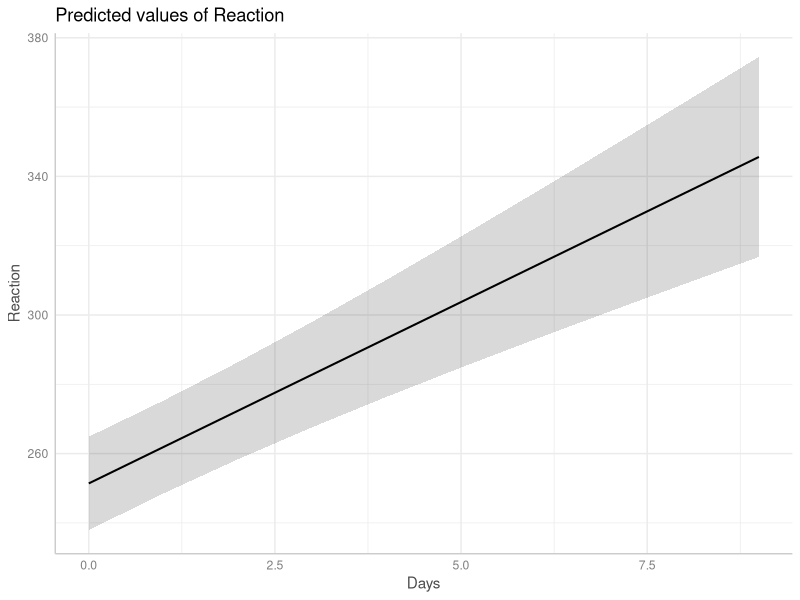
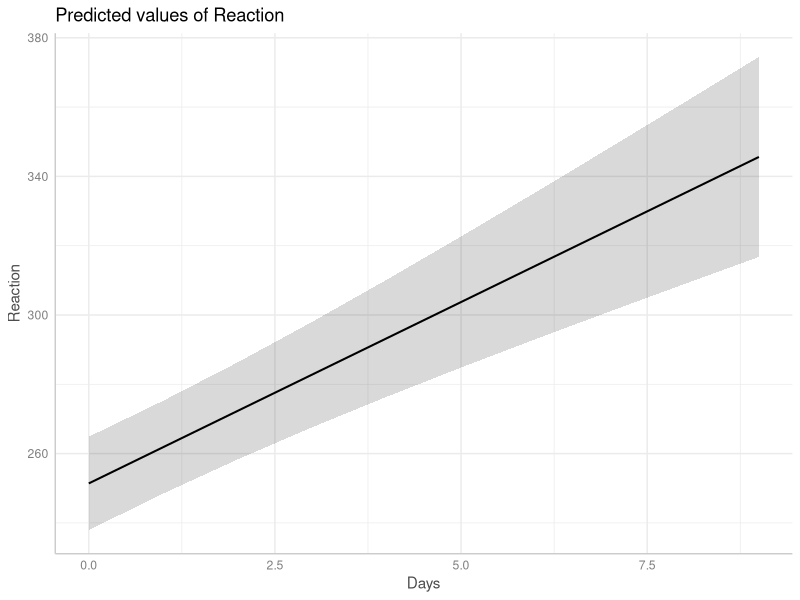
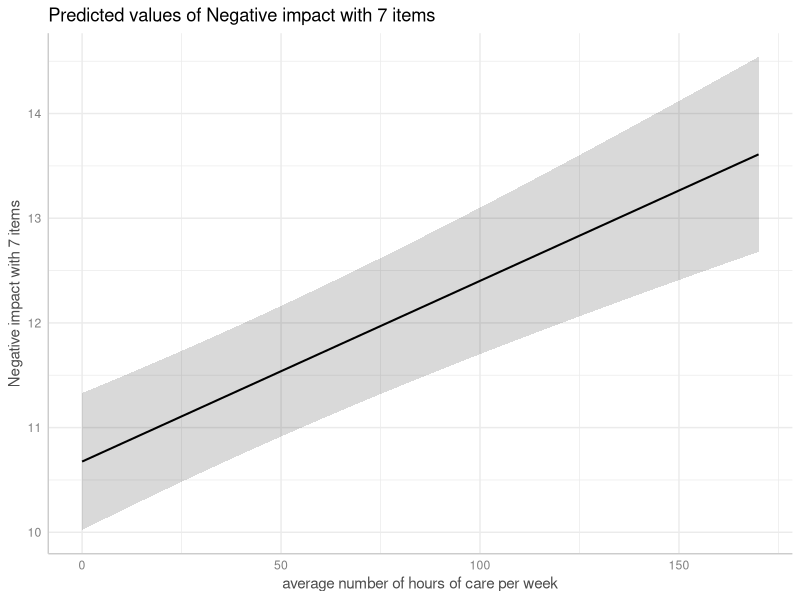
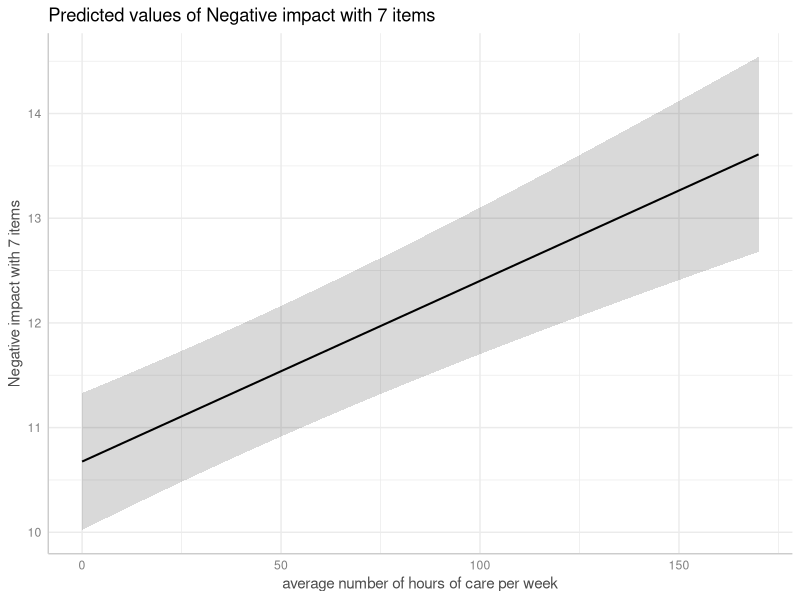
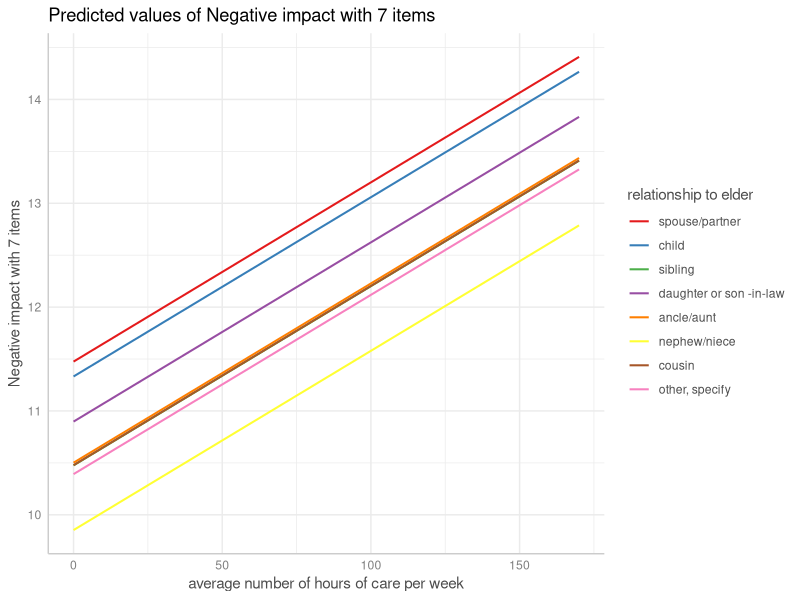
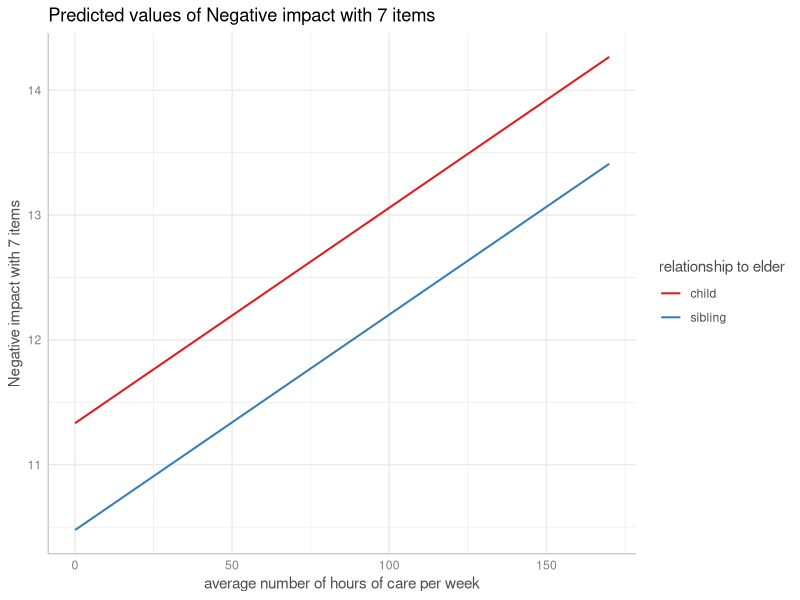
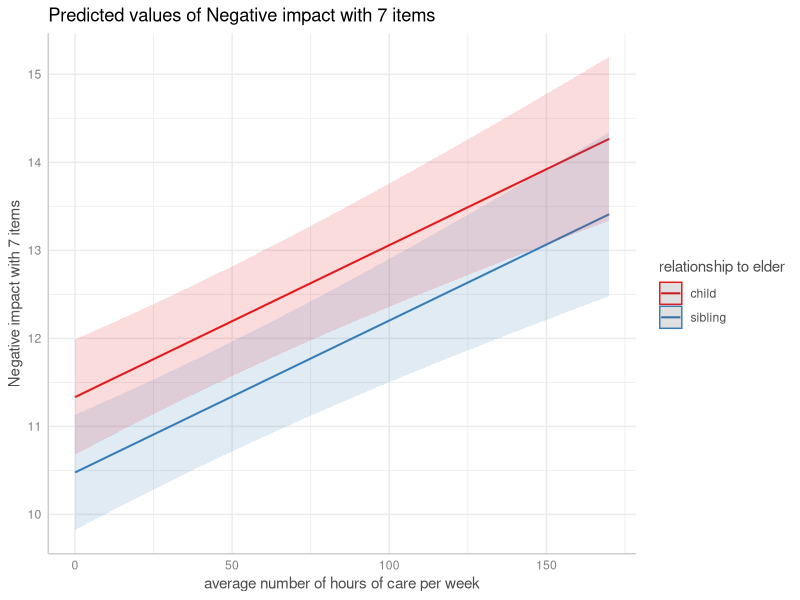
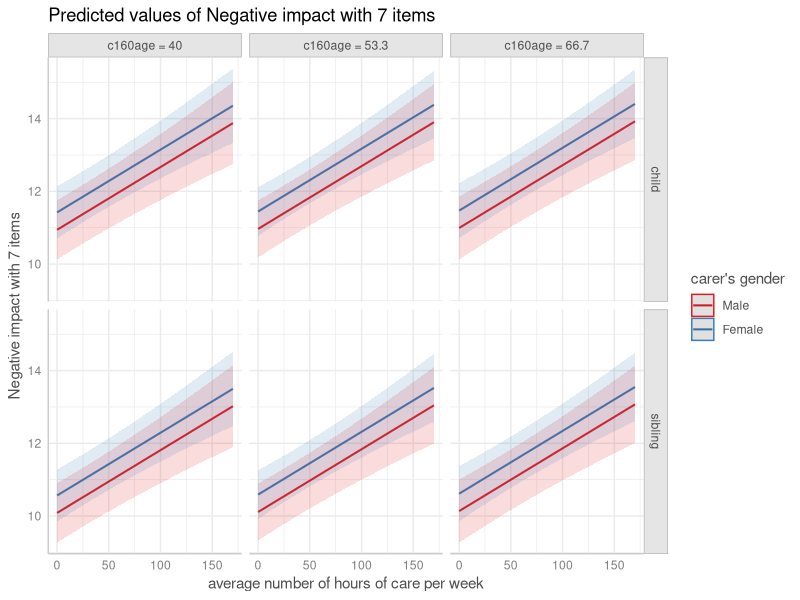

These figures' R source, in order:
## ---- chunk 1
knitr::opts_chunk$set(collapse = TRUE, comment = "#>", dev = "png", fig.width = 7, fig.height = 4, message = FALSE, warning = FALSE)
options(width = 800)
dev_version <- length(strsplit(packageDescription("ggeffects")$Version, ".", fixed = TRUE)[[1]]) > 3
if (!requireNamespace("ggplot2", quietly = TRUE) ||
    !requireNamespace("lme4", quietly = TRUE) ||
    !requireNamespace("glmmTMB", quietly = TRUE) ||
    !requireNamespace("sjlabelled", quietly = TRUE)) {
  knitr::opts_chunk$set(eval = FALSE)
}
## ---- chunk 2
library(ggeffects)
library(lme4)
data(sleepstudy)
m <- lmer(Reaction ~ Days + (1 + Days | Subject), data = sleepstudy)

pr <- ggpredict(m, "Days")
pr
plot(pr)
## ---- chunk 3
pr <- ggpredict(m, "Days", type = "random")
pr
plot(pr)
## ---- chunk 4
ggpredict(m, "Days", type = "random", condition = c(Subject = 330))
## ---- chunk 5
ggpredict(m, "Days", type = "simulate")
## ---- chunk 6
library(glmmTMB)
set.seed(123)
sleepstudy$x <- as.factor(sample(1:3, nrow(sleepstudy), replace = TRUE))
# REML is FALSE
m1 <- glmmTMB(Reaction ~ Days + x + (1 + Days | Subject), data = sleepstudy, REML = FALSE)
# REML is TRUE
m2 <- glmmTMB(Reaction ~ Days + x + (1 + Days | Subject), data = sleepstudy, REML = TRUE)

# predictions when REML is FALSE - no difference between type = "fixed"
# and type = "random" in predictions, only for intervals
ggpredict(m1, "Days [1:3]")
ggpredict(m1, "Days [1:3]", type = "random")

# predictions when REML is TRUE - we now see a difference both
# for intervals *and* predictions
ggpredict(m2, "Days [1:3]")
ggpredict(m2, "Days[1:3]", type = "random")
## ---- chunk 7
library(glmmTMB)
data(Salamanders)
m <- glmmTMB(
  count ~ spp + mined + (1 | site),
  ziformula = ~ spp + mined,
  family = truncated_poisson,
  data = Salamanders
)
## ---- chunk 8
ggpredict(m, "spp")

ggpredict(m, "spp", type = "random")
## ---- chunk 9
ggpredict(m, "spp", type = "zero_inflated")
## ---- chunk 10
ggpredict(m, "spp", type = "zi_random")
## ---- chunk 11
ggpredict(m, "spp", type = "simulate")
## ---- chunk 12
library(sjlabelled)
data(efc)
efc$e15relat <- as_label(efc$e15relat)
m <- lmer(neg_c_7 ~ c12hour + c160age + c161sex + (1 | e15relat), data = efc)
me <- ggpredict(m, terms = "c12hour")
plot(me)
## ---- chunk 13
me <- ggpredict(m, terms = "c12hour", type = "random")
plot(me)
## ---- chunk 14
me <- ggpredict(m, terms = c("c12hour", "e15relat"), type = "random")
plot(me, show_ci = FALSE)
## ---- chunk 15
me <- ggpredict(m, terms = c("c12hour", "e15relat [child,sibling]"), type = "random")
plot(me, show_ci = FALSE)
## ---- chunk 16
plot(me)
## ---- chunk 17
me <- ggpredict(
  m,
  terms = c("c12hour", "c161sex", "c160age", "e15relat [child,sibling]"), 
  type = "random"
)
plot(me)
## ---- chunk 18
set.seed(123)
m <- lmer(Reaction ~ Days + (1 + Days | Subject), data = sleepstudy)
me <- ggpredict(m, terms = c("Days", "Subject [sample=7]"), type = "random")
plot(me)
## ---- chunk 19
plot(me, show_data = TRUE, show_ci = FALSE)
## ---- chunk 20
me <- ggpredict(
  m,
  terms = c("Days", "Subject [sample=7]"),
  type = "random",
  interval = "confidence"
)
plot(me)
